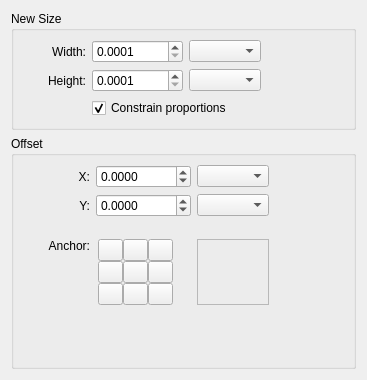
<?xml version="1.0" encoding="UTF-8"?>
<ui version="4.0">
 <class>WdgCanvasSize</class>
 <widget class="QWidget" name="WdgCanvasSize">
  <property name="geometry">
   <rect>
    <x>0</x>
    <y>0</y>
    <width>367</width>
    <height>380</height>
   </rect>
  </property>
  <property name="windowTitle">
   <string>Canvas Size</string>
  </property>
  <layout class="QVBoxLayout" name="verticalLayout">
   <item>
    <widget class="QGroupBox" name="groupBox_2">
     <property name="title">
      <string>New Size</string>
     </property>
     <property name="flat">
      <bool>true</bool>
     </property>
     <layout class="QGridLayout" name="gridLayout_2">
      <item row="0" column="2">
       <widget class="QSpinBox" name="newWidth">
        <property name="minimum">
         <number>1</number>
        </property>
        <property name="maximum">
         <number>100000</number>
        </property>
       </widget>
      </item>
      <item row="1" column="1">
       <widget class="QLabel" name="lblNewHeight">
        <property name="text">
         <string>Height:</string>
        </property>
        <property name="alignment">
         <set>Qt::AlignRight|Qt::AlignTrailing|Qt::AlignVCenter</set>
        </property>
       </widget>
      </item>
      <item row="1" column="3">
       <widget class="QComboBox" name="heightUnit"/>
      </item>
      <item row="0" column="4" rowspan="2">
       <widget class="KoAspectButton" name="aspectRatioBtn" native="true"/>
      </item>
      <item row="1" column="2">
       <widget class="QSpinBox" name="newHeight">
        <property name="minimum">
         <number>1</number>
        </property>
        <property name="maximum">
         <number>100000</number>
        </property>
       </widget>
      </item>
      <item row="0" column="1">
       <widget class="QLabel" name="lblNewWidth">
        <property name="text">
         <string>Width:</string>
        </property>
        <property name="alignment">
         <set>Qt::AlignRight|Qt::AlignTrailing|Qt::AlignVCenter</set>
        </property>
       </widget>
      </item>
      <item row="0" column="2">
       <widget class="QDoubleSpinBox" name="newWidthDouble">
        <property name="decimals">
         <number>4</number>
        </property>
        <property name="minimum">
         <double>0.000100000000000</double>
        </property>
        <property name="maximum">
         <double>10000.000000000000000</double>
        </property>
        <property name="singleStep">
         <double>0.100000000000000</double>
        </property>
       </widget>
      </item>
      <item row="1" column="2">
       <widget class="QDoubleSpinBox" name="newHeightDouble">
        <property name="decimals">
         <number>4</number>
        </property>
        <property name="minimum">
         <double>0.000100000000000</double>
        </property>
        <property name="maximum">
         <double>10000.000000000000000</double>
        </property>
        <property name="singleStep">
         <double>0.100000000000000</double>
        </property>
       </widget>
      </item>
      <item row="1" column="0">
       <spacer name="horizontalSpacer_5">
        <property name="orientation">
         <enum>Qt::Horizontal</enum>
        </property>
        <property name="sizeType">
         <enum>QSizePolicy::Fixed</enum>
        </property>
        <property name="sizeHint" stdset="0">
         <size>
          <width>25</width>
          <height>20</height>
         </size>
        </property>
       </spacer>
      </item>
      <item row="0" column="3">
       <widget class="QComboBox" name="widthUnit"/>
      </item>
      <item row="1" column="5">
       <spacer name="horizontalSpacer_2">
        <property name="orientation">
         <enum>Qt::Horizontal</enum>
        </property>
        <property name="sizeType">
         <enum>QSizePolicy::MinimumExpanding</enum>
        </property>
        <property name="sizeHint" stdset="0">
         <size>
          <width>40</width>
          <height>20</height>
         </size>
        </property>
       </spacer>
      </item>
      <item row="2" column="2" colspan="4">
       <widget class="QCheckBox" name="aspectRatioCkb">
        <property name="toolTip">
         <string>Constrain aspect ratio</string>
        </property>
        <property name="text">
         <string>Constrain proportions</string>
        </property>
        <property name="checked">
         <bool>true</bool>
        </property>
       </widget>
      </item>
     </layout>
    </widget>
   </item>
   <item>
    <widget class="QGroupBox" name="groupBox">
     <property name="title">
      <string>Offset</string>
     </property>
     <property name="flat">
      <bool>true</bool>
     </property>
     <layout class="QGridLayout" name="gridLayout">
      <item row="4" column="2">
       <spacer name="verticalSpacer">
        <property name="orientation">
         <enum>Qt::Vertical</enum>
        </property>
        <property name="sizeType">
         <enum>QSizePolicy::MinimumExpanding</enum>
        </property>
        <property name="sizeHint" stdset="0">
         <size>
          <width>20</width>
          <height>30</height>
         </size>
        </property>
       </spacer>
      </item>
      <item row="2" column="2">
       <spacer name="verticalSpacer_2">
        <property name="orientation">
         <enum>Qt::Vertical</enum>
        </property>
        <property name="sizeType">
         <enum>QSizePolicy::Fixed</enum>
        </property>
        <property name="sizeHint" stdset="0">
         <size>
          <width>20</width>
          <height>16</height>
         </size>
        </property>
       </spacer>
      </item>
      <item row="0" column="1">
       <widget class="QLabel" name="lblXOff">
        <property name="text">
         <string>X:</string>
        </property>
        <property name="alignment">
         <set>Qt::AlignRight|Qt::AlignTrailing|Qt::AlignVCenter</set>
        </property>
       </widget>
      </item>
      <item row="0" column="2">
       <widget class="QSpinBox" name="xOffset">
        <property name="minimum">
         <number>-100000</number>
        </property>
        <property name="maximum">
         <number>100000</number>
        </property>
       </widget>
      </item>
      <item row="0" column="2">
       <widget class="QDoubleSpinBox" name="xOffsetDouble">
        <property name="decimals">
         <number>4</number>
        </property>
        <property name="minimum">
         <double>-10000.000000000000000</double>
        </property>
        <property name="maximum">
         <double>10000.000000000000000</double>
        </property>
        <property name="singleStep">
         <double>0.100000000000000</double>
        </property>
       </widget>
      </item>
      <item row="3" column="0">
       <spacer name="horizontalSpacer_6">
        <property name="orientation">
         <enum>Qt::Horizontal</enum>
        </property>
        <property name="sizeType">
         <enum>QSizePolicy::Fixed</enum>
        </property>
        <property name="sizeHint" stdset="0">
         <size>
          <width>25</width>
          <height>20</height>
         </size>
        </property>
       </spacer>
      </item>
      <item row="3" column="1">
       <widget class="QLabel" name="lblAnchor">
        <property name="text">
         <string>Anchor:</string>
        </property>
        <property name="alignment">
         <set>Qt::AlignRight|Qt::AlignTop|Qt::AlignTrailing</set>
        </property>
       </widget>
      </item>
      <item row="1" column="1">
       <widget class="QLabel" name="lblYOff">
        <property name="text">
         <string>Y:</string>
        </property>
        <property name="alignment">
         <set>Qt::AlignRight|Qt::AlignTrailing|Qt::AlignVCenter</set>
        </property>
       </widget>
      </item>
      <item row="1" column="2">
       <widget class="QSpinBox" name="yOffset">
        <property name="minimum">
         <number>-100000</number>
        </property>
        <property name="maximum">
         <number>100000</number>
        </property>
       </widget>
      </item>
      <item row="1" column="2">
       <widget class="QDoubleSpinBox" name="yOffsetDouble">
        <property name="decimals">
         <number>4</number>
        </property>
        <property name="minimum">
         <double>-10000.000000000000000</double>
        </property>
        <property name="maximum">
         <double>10000.000000000000000</double>
        </property>
        <property name="singleStep">
         <double>0.100000000000000</double>
        </property>
       </widget>
      </item>
      <item row="1" column="3">
       <widget class="QComboBox" name="yOffUnit"/>
      </item>
      <item row="0" column="3">
       <widget class="QComboBox" name="xOffUnit"/>
      </item>
      <item row="3" column="3">
       <widget class="QFrame" name="previewCanvas">
        <property name="sizePolicy">
         <sizepolicy hsizetype="Preferred" vsizetype="Preferred">
          <horstretch>0</horstretch>
          <verstretch>0</verstretch>
         </sizepolicy>
        </property>
        <property name="minimumSize">
         <size>
          <width>0</width>
          <height>0</height>
         </size>
        </property>
        <property name="frameShape">
         <enum>QFrame::StyledPanel</enum>
        </property>
        <property name="frameShadow">
         <enum>QFrame::Sunken</enum>
        </property>
        <layout class="QVBoxLayout" name="verticalLayout_2">
         <property name="leftMargin">
          <number>2</number>
         </property>
         <property name="topMargin">
          <number>2</number>
         </property>
         <property name="rightMargin">
          <number>2</number>
         </property>
         <property name="bottomMargin">
          <number>2</number>
         </property>
         <item>
          <widget class="KCanvasPreview" name="canvasPreview" native="true"/>
         </item>
        </layout>
       </widget>
      </item>
      <item row="3" column="2">
       <layout class="QHBoxLayout" name="horizontalLayout">
        <item>
         <layout class="QGridLayout" name="gridLayout_3">
          <property name="spacing">
           <number>0</number>
          </property>
          <item row="0" column="0">
           <widget class="QPushButton" name="topLeft">
            <property name="sizePolicy">
             <sizepolicy hsizetype="Fixed" vsizetype="Fixed">
              <horstretch>0</horstretch>
              <verstretch>0</verstretch>
             </sizepolicy>
            </property>
            <property name="maximumSize">
             <size>
              <width>25</width>
              <height>25</height>
             </size>
            </property>
            <property name="text">
             <string/>
            </property>
            <property name="iconSize">
             <size>
              <width>15</width>
              <height>15</height>
             </size>
            </property>
            <property name="checkable">
             <bool>true</bool>
            </property>
           </widget>
          </item>
          <item row="1" column="0">
           <widget class="QPushButton" name="middleLeft">
            <property name="sizePolicy">
             <sizepolicy hsizetype="Fixed" vsizetype="Fixed">
              <horstretch>0</horstretch>
              <verstretch>0</verstretch>
             </sizepolicy>
            </property>
            <property name="maximumSize">
             <size>
              <width>25</width>
              <height>25</height>
             </size>
            </property>
            <property name="text">
             <string/>
            </property>
            <property name="iconSize">
             <size>
              <width>15</width>
              <height>15</height>
             </size>
            </property>
            <property name="checkable">
             <bool>true</bool>
            </property>
           </widget>
          </item>
          <item row="2" column="0">
           <widget class="QPushButton" name="bottomLeft">
            <property name="sizePolicy">
             <sizepolicy hsizetype="Fixed" vsizetype="Fixed">
              <horstretch>0</horstretch>
              <verstretch>0</verstretch>
             </sizepolicy>
            </property>
            <property name="maximumSize">
             <size>
              <width>25</width>
              <height>25</height>
             </size>
            </property>
            <property name="text">
             <string/>
            </property>
            <property name="iconSize">
             <size>
              <width>15</width>
              <height>15</height>
             </size>
            </property>
            <property name="checkable">
             <bool>true</bool>
            </property>
           </widget>
          </item>
          <item row="1" column="1">
           <widget class="QPushButton" name="middleCenter">
            <property name="sizePolicy">
             <sizepolicy hsizetype="Fixed" vsizetype="Fixed">
              <horstretch>0</horstretch>
              <verstretch>0</verstretch>
             </sizepolicy>
            </property>
            <property name="maximumSize">
             <size>
              <width>25</width>
              <height>25</height>
             </size>
            </property>
            <property name="text">
             <string/>
            </property>
            <property name="iconSize">
             <size>
              <width>15</width>
              <height>15</height>
             </size>
            </property>
            <property name="checkable">
             <bool>true</bool>
            </property>
           </widget>
          </item>
          <item row="2" column="1">
           <widget class="QPushButton" name="bottomCenter">
            <property name="sizePolicy">
             <sizepolicy hsizetype="Fixed" vsizetype="Fixed">
              <horstretch>0</horstretch>
              <verstretch>0</verstretch>
             </sizepolicy>
            </property>
            <property name="maximumSize">
             <size>
              <width>25</width>
              <height>25</height>
             </size>
            </property>
            <property name="text">
             <string/>
            </property>
            <property name="iconSize">
             <size>
              <width>15</width>
              <height>15</height>
             </size>
            </property>
            <property name="checkable">
             <bool>true</bool>
            </property>
           </widget>
          </item>
          <item row="1" column="2">
           <widget class="QPushButton" name="middleRight">
            <property name="sizePolicy">
             <sizepolicy hsizetype="Fixed" vsizetype="Fixed">
              <horstretch>0</horstretch>
              <verstretch>0</verstretch>
             </sizepolicy>
            </property>
            <property name="maximumSize">
             <size>
              <width>25</width>
              <height>25</height>
             </size>
            </property>
            <property name="text">
             <string/>
            </property>
            <property name="iconSize">
             <size>
              <width>15</width>
              <height>15</height>
             </size>
            </property>
            <property name="checkable">
             <bool>true</bool>
            </property>
           </widget>
          </item>
          <item row="0" column="1">
           <widget class="QPushButton" name="topCenter">
            <property name="sizePolicy">
             <sizepolicy hsizetype="Fixed" vsizetype="Fixed">
              <horstretch>0</horstretch>
              <verstretch>0</verstretch>
             </sizepolicy>
            </property>
            <property name="maximumSize">
             <size>
              <width>25</width>
              <height>25</height>
             </size>
            </property>
            <property name="text">
             <string/>
            </property>
            <property name="iconSize">
             <size>
              <width>15</width>
              <height>15</height>
             </size>
            </property>
            <property name="checkable">
             <bool>true</bool>
            </property>
           </widget>
          </item>
          <item row="0" column="2">
           <widget class="QPushButton" name="topRight">
            <property name="sizePolicy">
             <sizepolicy hsizetype="Fixed" vsizetype="Fixed">
              <horstretch>0</horstretch>
              <verstretch>0</verstretch>
             </sizepolicy>
            </property>
            <property name="maximumSize">
             <size>
              <width>25</width>
              <height>25</height>
             </size>
            </property>
            <property name="text">
             <string/>
            </property>
            <property name="iconSize">
             <size>
              <width>15</width>
              <height>15</height>
             </size>
            </property>
            <property name="checkable">
             <bool>true</bool>
            </property>
            <property name="flat">
             <bool>false</bool>
            </property>
           </widget>
          </item>
          <item row="2" column="2">
           <widget class="QPushButton" name="bottomRight">
            <property name="sizePolicy">
             <sizepolicy hsizetype="Fixed" vsizetype="Fixed">
              <horstretch>0</horstretch>
              <verstretch>0</verstretch>
             </sizepolicy>
            </property>
            <property name="maximumSize">
             <size>
              <width>25</width>
              <height>25</height>
             </size>
            </property>
            <property name="text">
             <string/>
            </property>
            <property name="iconSize">
             <size>
              <width>15</width>
              <height>15</height>
             </size>
            </property>
            <property name="checkable">
             <bool>true</bool>
            </property>
           </widget>
          </item>
         </layout>
        </item>
        <item>
         <spacer name="horizontalSpacer">
          <property name="orientation">
           <enum>Qt::Horizontal</enum>
          </property>
          <property name="sizeType">
           <enum>QSizePolicy::Maximum</enum>
          </property>
          <property name="sizeHint" stdset="0">
           <size>
            <width>16</width>
            <height>20</height>
           </size>
          </property>
         </spacer>
        </item>
       </layout>
      </item>
      <item row="3" column="4">
       <spacer name="horizontalSpacer_4">
        <property name="orientation">
         <enum>Qt::Horizontal</enum>
        </property>
        <property name="sizeType">
         <enum>QSizePolicy::MinimumExpanding</enum>
        </property>
        <property name="sizeHint" stdset="0">
         <size>
          <width>40</width>
          <height>20</height>
         </size>
        </property>
       </spacer>
      </item>
     </layout>
    </widget>
   </item>
  </layout>
 </widget>
 <customwidgets>
  <customwidget>
   <class>KoAspectButton</class>
   <extends>QWidget</extends>
   <header>KoAspectButton.h</header>
   <container>1</container>
  </customwidget>
  <customwidget>
   <class>KCanvasPreview</class>
   <extends>QWidget</extends>
   <header>kcanvaspreview.h</header>
   <container>1</container>
  </customwidget>
 </customwidgets>
 <tabstops>
  <tabstop>newWidth</tabstop>
  <tabstop>newWidthDouble</tabstop>
  <tabstop>widthUnit</tabstop>
  <tabstop>newHeight</tabstop>
  <tabstop>newHeightDouble</tabstop>
  <tabstop>heightUnit</tabstop>
  <tabstop>aspectRatioCkb</tabstop>
  <tabstop>xOffset</tabstop>
  <tabstop>xOffsetDouble</tabstop>
  <tabstop>xOffUnit</tabstop>
  <tabstop>yOffset</tabstop>
  <tabstop>yOffsetDouble</tabstop>
  <tabstop>yOffUnit</tabstop>
  <tabstop>topLeft</tabstop>
  <tabstop>topCenter</tabstop>
  <tabstop>topRight</tabstop>
  <tabstop>middleLeft</tabstop>
  <tabstop>middleCenter</tabstop>
  <tabstop>middleRight</tabstop>
  <tabstop>bottomLeft</tabstop>
  <tabstop>bottomCenter</tabstop>
  <tabstop>bottomRight</tabstop>
 </tabstops>
 <resources/>
 <connections/>
</ui>
